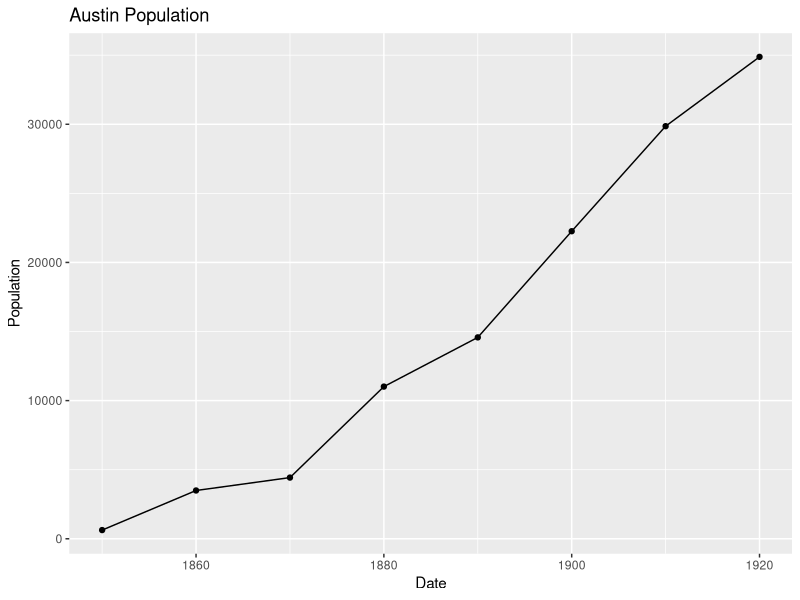
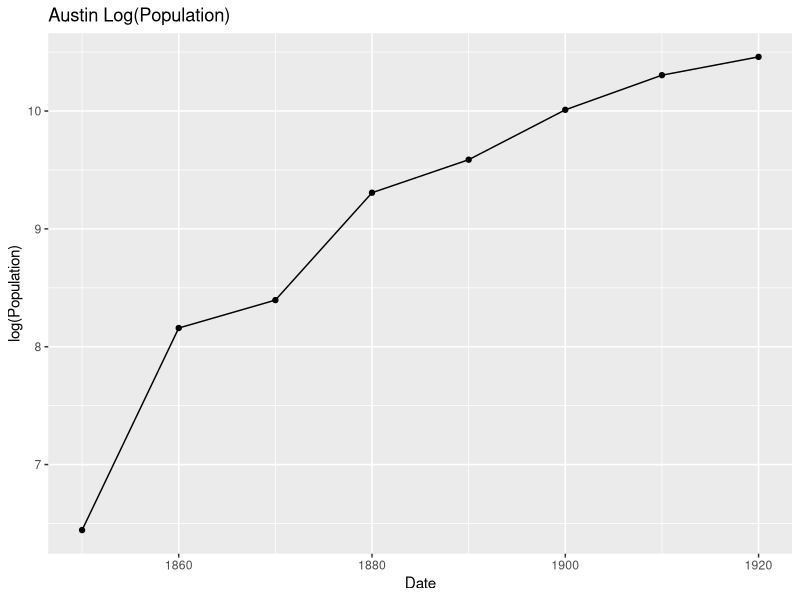
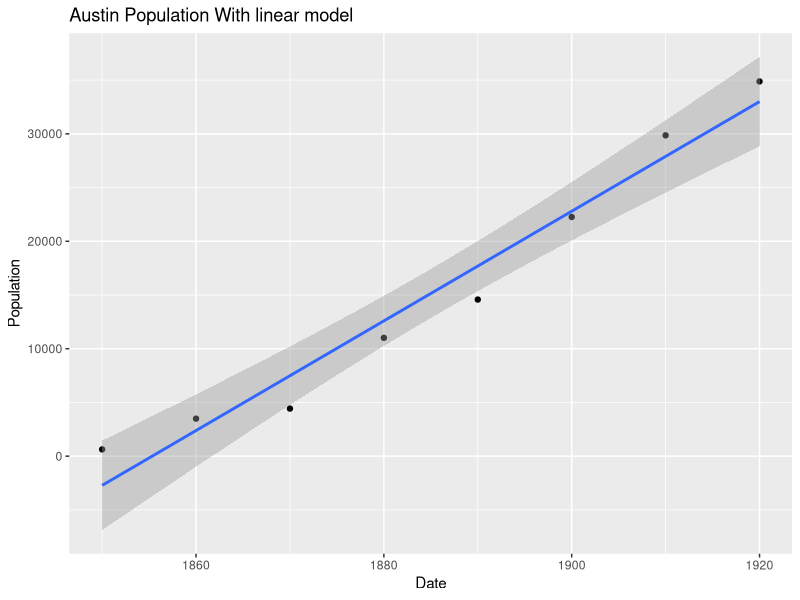
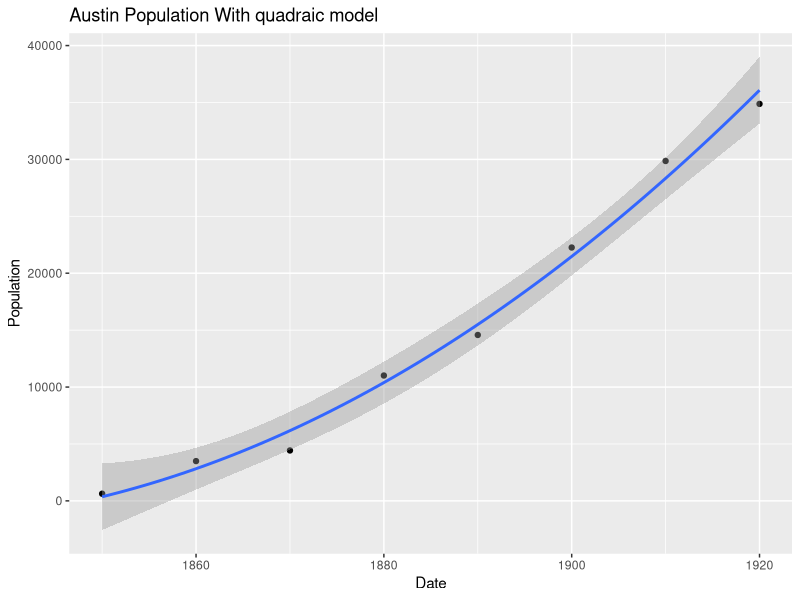
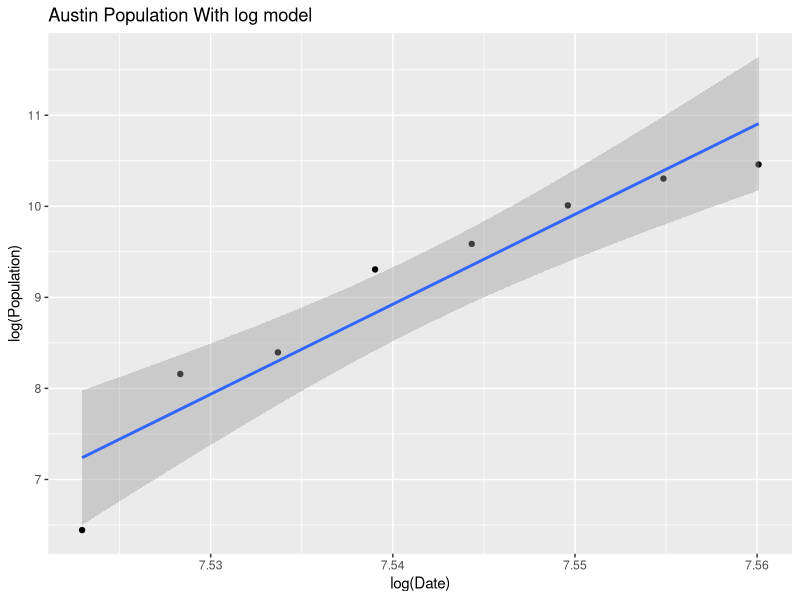
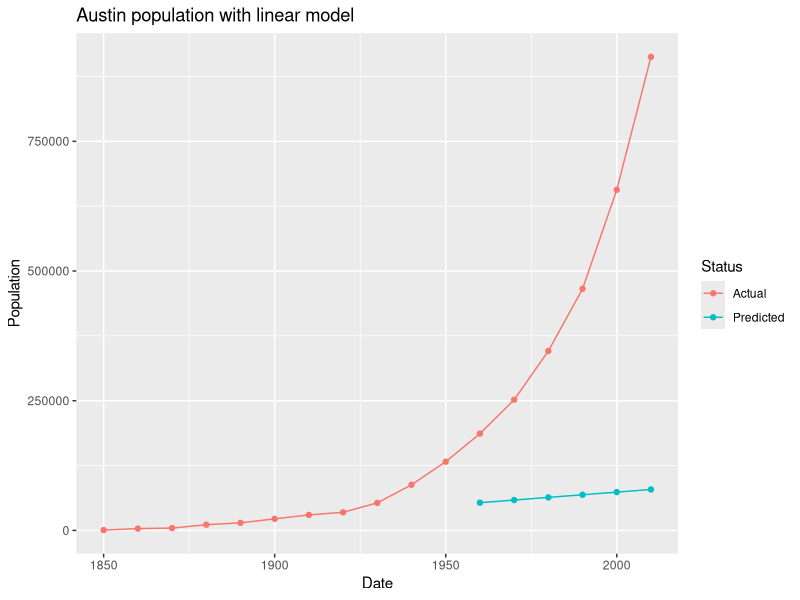
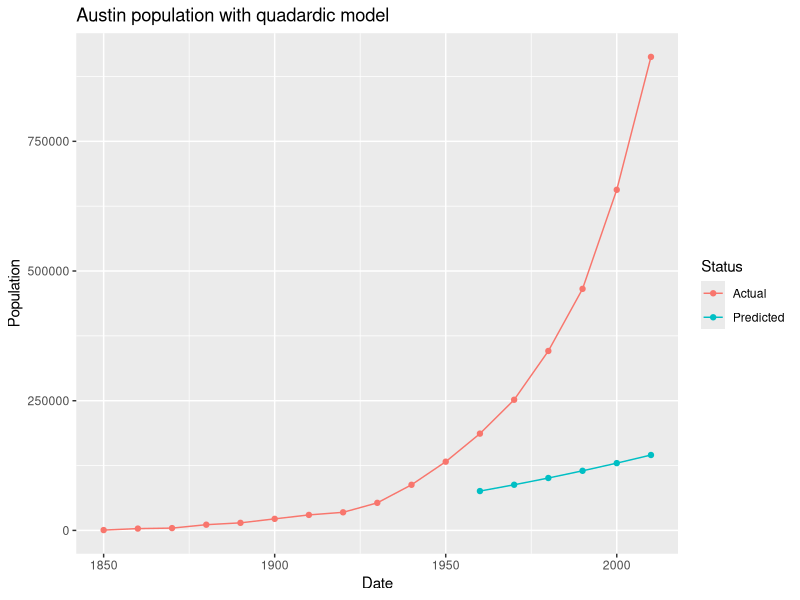
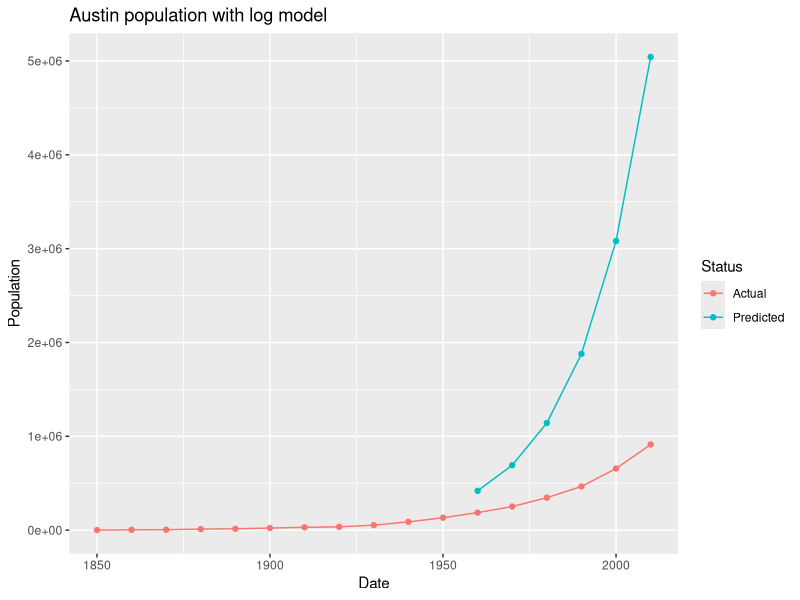

Recreate these plots in R, in order.
library(ggplot2)

getwd()
setwd("C:/Users/nick/Documents/GitHub/Math489/CurveFitting")


austin <- read.csv("ausmodeldata.csv")
austintest <- read.csv("austestdata.csv")
austintest$Status <- "Actual"
austin$Status <- "Actual"

# intital plots of austin population for years 1850-1960
ggplot(data = austin, aes(x = Date, y = Population)) +
  geom_point() +
  geom_line() +
  ggtitle("Austin Population")

ggplot(data = austin, aes(x = Date, y = log(Population))) +
  geom_point() +
  geom_line() +
  ggtitle("Austin Log(Population)")

# bulidng models for population growth
lmfit <- lm(Population ~ Date, data = austin)
quadfit <- lm(Population ~ Date + I(Date^2), data = austin)
logfit <- lm(log(Population) ~ log(Date), data = austin)

ggplot(data = austin, aes(x = Date, y = Population)) +
  geom_point() +
  stat_smooth(method = "lm", formula = y~x) +
  ggtitle("Austin Population With linear model")

ggsave("austestlin.jpeg")

ggplot(data = austin, aes(x = Date, y = Population)) +
  geom_point() +
  stat_smooth(method = "lm", formula = y~ x + I(x^2)) +
  ggtitle("Austin Population With quadraic model")

ggsave("austestquad.jpeg")


ggplot(data = austin, aes(x = log(Date), y = log(Population))) +
  geom_point() +
  stat_smooth(method = "lm", formula = y~ x) +
  ggtitle("Austin Population With log model")

ggsave("austestlog.jpeg")


# setting up dataframes for making predictions
auslm <- data.frame(Date = c(1960,1970,1980,1990,2000,2010))
ausquad <- data.frame(Date = c(1960,1970,1980,1990,2000,2010))
auslog <- data.frame(Date = c(1960,1970,1980,1990,2000,2010))


#making predictions for each model
auslm$Population <- predict(lmfit, newdata = auslm)
ausquad$Population <- predict(quadfit, newdata = ausquad)
auslog$Population <- exp(predict(logfit, newdata = auslog))

#denoting the entires as predicted
auslm$Status <- "Predicted"
ausquad$Status <- "Predicted"
auslog$Status <- "Predicted"

#appending together results of predictions and actaul populations
auslmtotal <- rbind(auslm, austintest, austin)
ausquadtotal <- rbind(ausquad, austintest, austin)
auslogtotal <- rbind(auslog, austintest, austin)

#colorized plots of prediction models
ggplot(data = auslmtotal, aes(x = Date, y = Population, color = Status)) +
  geom_line() +
  geom_point() +
  ggtitle("Austin population with linear model")
ggsave("auscolorlm.jpeg")

ggplot(data = ausquadtotal, aes(x = Date, y = Population, color = Status)) +
  geom_line() +
  geom_point() +
  ggtitle("Austin population with quadardic model")
ggsave("auscolorquad.jpeg")

ggplot(data = auslogtotal, aes(x = Date, y = Population, color = Status)) +
  geom_line() +
  geom_point() +
  ggtitle("Austin population with log model")
ggsave("auscolorlog.jpeg")

#other plots
ggplot(data = austin, aes(x = Date, y = Population)) +
  geom_point() +
  stat_smooth(method = "lm", formula = y~x) +
  ggtitle("Austin Population With linear model")

ggsave("austestlin.jpeg")

ggplot(data = austin, aes(x = Date, y = Population)) +
  geom_point() +
  stat_smooth(method = "lm", formula = y~ x + I(x^2)) +
  ggtitle("Austin Population With quadraic model")

ggsave("austestquad.jpeg")


ggplot(data = austin, aes(x = log(Date), y = log(Population))) +
  geom_point() +
  stat_smooth(method = "lm", formula = y~ x) +
  ggtitle("Austin Population With log model")

ggsave("austestlog.jpeg")
